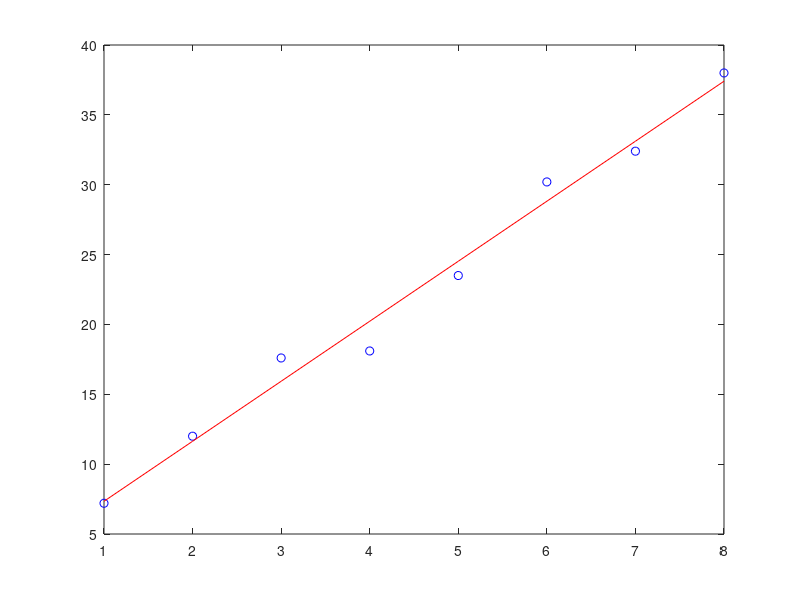

Recreate this plot in MATLAB.
%% Fit a Line
% Instructions are in the task pane to the left. Complete and submit each task one at a time.
% This code sets up the activity.
x = 1:8;
y = [7.20   12.00   17.60   18.1   23.50   30.20   32.40   38.00];
plot(x,y,"ob")
%% Task 1
c = polyfit(x,y,1)
%% Task 2
yFit=polyval(c,x)
%% Task 3
hold on
plot(x,yFit,"r")
hold off